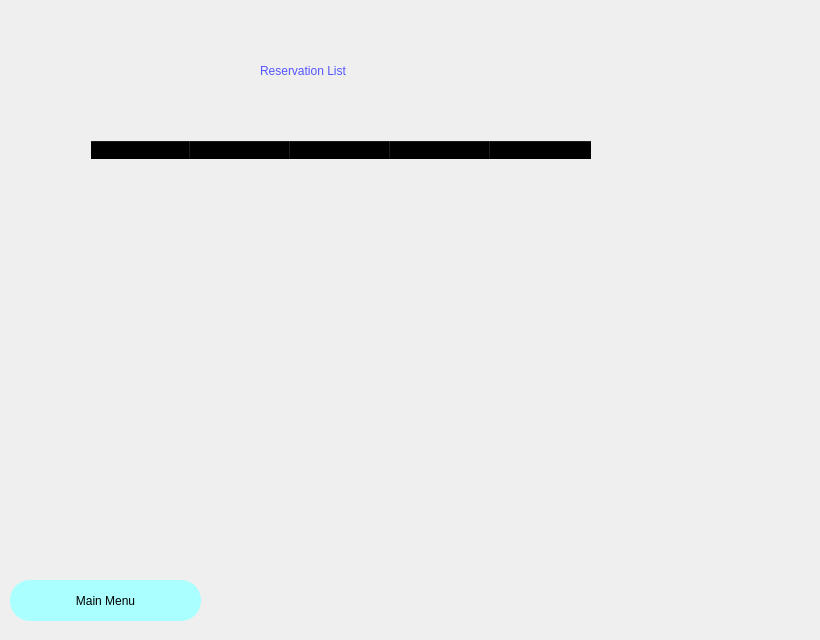
<?xml version="1.0" encoding="UTF-8"?>
<ui version="4.0">
 <class>Dialog</class>
 <widget class="QDialog" name="Dialog">
  <property name="geometry">
   <rect>
    <x>0</x>
    <y>0</y>
    <width>820</width>
    <height>640</height>
   </rect>
  </property>
  <property name="windowTitle">
   <string>Dialog</string>
  </property>
  <widget class="QWidget" name="widget" native="true">
   <property name="geometry">
    <rect>
     <x>0</x>
     <y>0</y>
     <width>831</width>
     <height>640</height>
    </rect>
   </property>
   <property name="styleSheet">
    <string notr="true">QWidget#widget{
                    background-color: qlineargradient(spread:pad, x1:0.352826, y1:0.398, x2:0.715975, y2:0.892, stop:0
                    rgba(0, 255, 255, 255), stop:1 rgba(0, 170, 255, 255))
                    }
                </string>
   </property>
   <widget class="QLabel" name="label">
    <property name="geometry">
     <rect>
      <x>260</x>
      <y>40</y>
      <width>321</width>
      <height>61</height>
     </rect>
    </property>
    <property name="styleSheet">
     <string notr="true">font: 26pt &quot;MS Shell Dlg 2&quot;;
                        color:rgb(85, 85, 255)
                    </string>
    </property>
    <property name="text">
     <string>Reservation List</string>
    </property>
   </widget>
   <widget class="QTableWidget" name="reservation">
    <property name="geometry">
     <rect>
      <x>90</x>
      <y>140</y>
      <width>631</width>
      <height>411</height>
     </rect>
    </property>
    <property name="styleSheet">
     <string notr="true">background-color:rgba(0,0,0,0);</string>
    </property>
    <column>
     <property name="text">
      <string>ID</string>
     </property>
    </column>
    <column>
     <property name="text">
      <string>Reserve Date</string>
     </property>
    </column>
    <column>
     <property name="text">
      <string>Nights</string>
     </property>
    </column>
    <column>
     <property name="text">
      <string>RoomId</string>
     </property>
    </column>
    <column>
     <property name="text">
      <string>Extra Facilities</string>
     </property>
    </column>
   </widget>
   <widget class="QPushButton" name="mainmenu">
    <property name="geometry">
     <rect>
      <x>10</x>
      <y>580</y>
      <width>191</width>
      <height>41</height>
     </rect>
    </property>
    <property name="styleSheet">
     <string notr="true">border-radius:20px;
                        font: 14pt &quot;MS Shell Dlg 2&quot;;
                        background-color:rgb(170, 255, 255);
                        color:rgb(0, 0, 0)
                    </string>
    </property>
    <property name="text">
     <string>Main Menu</string>
    </property>
   </widget>
  </widget>
 </widget>
 <resources/>
 <connections/>
</ui>
